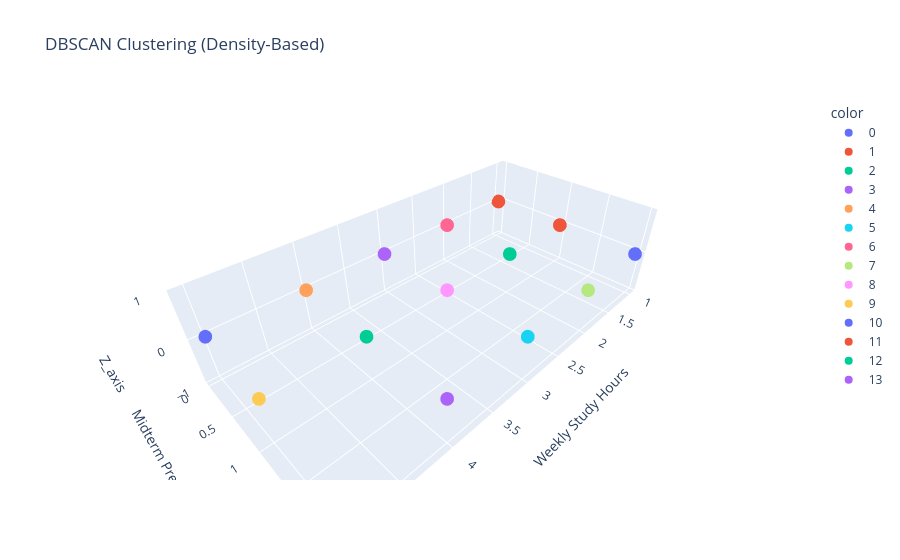

Notebook code cell kept with this figure:
### Code cell
fig = px.scatter_3d(
    df,
    x="Weekly Study Hours",
    y="Prep_encoded",
    z="Z_axis",
    color=df["DBSCAN_Cluster"].astype(str),
    title="DBSCAN Clustering (Density-Based)",
    labels={
        "Weekly Study Hours": "Weekly Study Hours",
        "Prep_encoded": "Midterm Preparation (encoded)"
    }
)
fig.show()

### Figure 1 — Plotly figure (JSON) as saved in the notebook; plotly's stock layout.template omitted (floating-point values rounded to 4 significant figures)
{"data": [{"hovertemplate": "color=0<br>Weekly Study Hours=%{x}<br>Midterm Preparation (encoded)=%{y}<br>Z_axis=%{z}<extra></extra>", "legendgroup": "0", "marker": {"color": "#636efa", "symbol": "circle"}, "mode": "markers", "name": "0", "scene": "scene", "showlegend": true, "type": "scatter3d", "x": [5, 5, 5, 5, 5, 5, 5, 5, 5, 5, 5], "y": [0, 0, 0, 0, 0, 0, 0, 0, 0, 0, 0], "z": [0, 0, 0, 0, 0, 0, 0, 0, 0, 0, 0]}, {"hovertemplate": "color=1<br>Weekly Study Hours=%{x}<br>Midterm Preparation (encoded)=%{y}<br>Z_axis=%{z}<extra></extra>", "legendgroup": "1", "marker": {"color": "#EF553B", "symbol": "circle"}, "mode": "markers", "name": "1", "scene": "scene", "showlegend": true, "type": "scatter3d", "x": [1, 1, 1, 1, 1, 1, 1, 1, 1, 1, 1, 1, 1, 1, 1, 1, 1, 1, 1, 1, 1, 1, 1, 1, 1, 1], "y": [0, 0, 0, 0, 0, 0, 0, 0, 0, 0, 0, 0, 0, 0, 0, 0, 0, 0, 0, 0, 0, 0, 0, 0, 0, 0], "z": [0, 0, 0, 0, 0, 0, 0, 0, 0, 0, 0, 0, 0, 0, 0, 0, 0, 0, 0, 0, 0, 0, 0, 0, 0, 0]}, {"hovertemplate": "color=2<br>Weekly Study Hours=%{x}<br>Midterm Preparation (encoded)=%{y}<br>Z_axis=%{z}<extra></extra>", "legendgroup": "2", "marker": {"color": "#00cc96", "symbol": "circle"}, "mode": "markers", "name": "2", "scene": "scene", "showlegend": true, "type": "scatter3d", "x": [4, 4, 4, 4, 4, 4, 4, 4, 4, 4, 4], "y": [1, 1, 1, 1, 1, 1, 1, 1, 1, 1, 1], "z": [0, 0, 0, 0, 0, 0, 0, 0, 0, 0, 0]}, {"hovertemplate": "color=3<br>Weekly Study Hours=%{x}<br>Midterm Preparation (encoded)=%{y}<br>Z_axis=%{z}<extra></extra>", "legendgroup": "3", "marker": {"color": "#ab63fa", "symbol": "circle"}, "mode": "markers", "name": "3", "scene": "scene", "showlegend": true, "type": "scatter3d", "x": [3, 3, 3, 3, 3, 3, 3, 3, 3, 3, 3, 3, 3, 3, 3, 3, 3, 3, 3, 3, 3, 3, 3, 3, 3, 3, 3, 3], "y": [0, 0, 0, 0, 0, 0, 0, 0, 0, 0, 0, 0, 0, 0, 0, 0, 0, 0, 0, 0, 0, 0, 0, 0, 0, 0, 0, 0], "z": [0, 0, 0, 0, 0, 0, 0, 0, 0, 0, 0, 0, 0, 0, 0, 0, 0, 0, 0, 0, 0, 0, 0, 0, 0, 0, 0, 0]}, {"hovertemplate": "color=4<br>Weekly Study Hours=%{x}<br>Midterm Preparation (encoded)=%{y}<br>Z_axis=%{z}<extra></extra>", "legendgroup": "4", "marker": {"color": "#FFA15A", "symbol": "circle"}, "mode": "markers", "name": "4", "scene": "scene", "showlegend": true, "type": "scatter3d", "x": [4, 4, 4, 4, 4, 4, 4, 4, 4, 4, 4, 4, 4, 4, 4, 4, 4, 4, 4, 4, 4, 4, 4, 4, 4], "y": [0, 0, 0, 0, 0, 0, 0, 0, 0, 0, 0, 0, 0, 0, 0, 0, 0, 0, 0, 0, 0, 0, 0, 0, 0], "z": [0, 0, 0, 0, 0, 0, 0, 0, 0, 0, 0, 0, 0, 0, 0, 0, 0, 0, 0, 0, 0, 0, 0, 0, 0]}, {"hovertemplate": "color=5<br>Weekly Study Hours=%{x}<br>Midterm Preparation (encoded)=%{y}<br>Z_axis=%{z}<extra></extra>", "legendgroup": "5", "marker": {"color": "#19d3f3", "symbol": "circle"}, "mode": "markers", "name": "5", "scene": "scene", "showlegend": true, "type": "scatter3d", "x": [3, 3], "y": [2, 2], "z": [0, 0]}, {"hovertemplate": "color=6<br>Weekly Study Hours=%{x}<br>Midterm Preparation (encoded)=%{y}<br>Z_axis=%{z}<extra></extra>", "legendgroup": "6", "marker": {"color": "#FF6692", "symbol": "circle"}, "mode": "markers", "name": "6", "scene": "scene", "showlegend": true, "type": "scatter3d", "x": [2, 2, 2, 2, 2, 2, 2, 2, 2, 2, 2, 2, 2, 2, 2, 2, 2], "y": [0, 0, 0, 0, 0, 0, 0, 0, 0, 0, 0, 0, 0, 0, 0, 0, 0], "z": [0, 0, 0, 0, 0, 0, 0, 0, 0, 0, 0, 0, 0, 0, 0, 0, 0]}, {"hovertemplate": "color=7<br>Weekly Study Hours=%{x}<br>Midterm Preparation (encoded)=%{y}<br>Z_axis=%{z}<extra></extra>", "legendgroup": "7", "marker": {"color": "#B6E880", "symbol": "circle"}, "mode": "markers", "name": "7", "scene": "scene", "showlegend": true, "type": "scatter3d", "x": [2, 2, 2], "y": [2, 2, 2], "z": [0, 0, 0]}, {"hovertemplate": "color=8<br>Weekly Study Hours=%{x}<br>Midterm Preparation (encoded)=%{y}<br>Z_axis=%{z}<extra></extra>", "legendgroup": "8", "marker": {"color": "#FF97FF", "symbol": "circle"}, "mode": "markers", "name": "8", "scene": "scene", "showlegend": true, "type": "scatter3d", "x": [3, 3, 3, 3, 3], "y": [1, 1, 1, 1, 1], "z": [0, 0, 0, 0, 0]}, {"hovertemplate": "color=9<br>Weekly Study Hours=%{x}<br>Midterm Preparation (encoded)=%{y}<br>Z_axis=%{z}<extra></extra>", "legendgroup": "9", "marker": {"color": "#FECB52", "symbol": "circle"}, "mode": "markers", "name": "9", "scene": "scene", "showlegend": true, "type": "scatter3d", "x": [5, 5, 5], "y": [1, 1, 1], "z": [0, 0, 0]}, {"hovertemplate": "color=10<br>Weekly Study Hours=%{x}<br>Midterm Preparation (encoded)=%{y}<br>Z_axis=%{z}<extra></extra>", "legendgroup": "10", "marker": {"color": "#636efa", "symbol": "circle"}, "mode": "markers", "name": "10", "scene": "scene", "showlegend": true, "type": "scatter3d", "x": [1, 1, 1, 1], "y": [2, 2, 2, 2], "z": [0, 0, 0, 0]}, {"hovertemplate": "color=11<br>Weekly Study Hours=%{x}<br>Midterm Preparation (encoded)=%{y}<br>Z_axis=%{z}<extra></extra>", "legendgroup": "11", "marker": {"color": "#EF553B", "symbol": "circle"}, "mode": "markers", "name": "11", "scene": "scene", "showlegend": true, "type": "scatter3d", "x": [1, 1, 1, 1, 1, 1], "y": [1, 1, 1, 1, 1, 1], "z": [0, 0, 0, 0, 0, 0]}, {"hovertemplate": "color=12<br>Weekly Study Hours=%{x}<br>Midterm Preparation (encoded)=%{y}<br>Z_axis=%{z}<extra></extra>", "legendgroup": "12", "marker": {"color": "#00cc96", "symbol": "circle"}, "mode": "markers", "name": "12", "scene": "scene", "showlegend": true, "type": "scatter3d", "x": [2, 2], "y": [1, 1], "z": [0, 0]}, {"hovertemplate": "color=13<br>Weekly Study Hours=%{x}<br>Midterm Preparation (encoded)=%{y}<br>Z_axis=%{z}<extra></extra>", "legendgroup": "13", "marker": {"color": "#ab63fa", "symbol": "circle"}, "mode": "markers", "name": "13", "scene": "scene", "showlegend": true, "type": "scatter3d", "x": [4, 4], "y": [2, 2], "z": [0, 0]}], "layout": {"legend": {"title": {"text": "color"}, "tracegroupgap": 0}, "scene": {"domain": {"x": [0, 1], "y": [0, 1]}, "xaxis": {"title": {"text": "Weekly Study Hours"}}, "yaxis": {"title": {"text": "Midterm Preparation (encoded)"}}, "zaxis": {"title": {"text": "Z_axis"}}}, "title": {"text": "DBSCAN Clustering (Density-Based)"}}}
